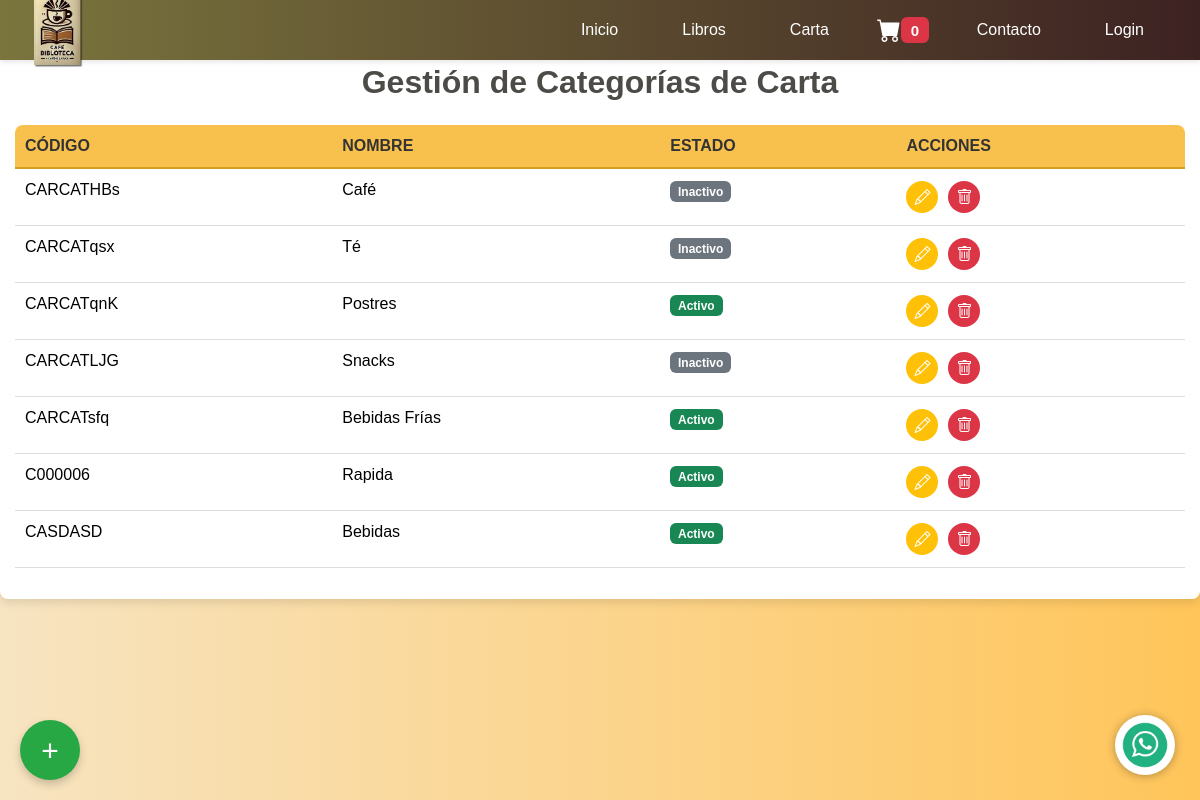
Page /categorias-carta/ on the committed database.
### webapp/models.py (models this page shows, shortened)
class CartaCategoria(models.Model):
    carxcatCodigo = models.CharField(max_length=7, primary_key=True)  # Código de la categoría
    carxcatNombre = models.CharField(max_length=150)  # Nombre de la categoría
    carxcatStatus = models.CharField(max_length=3)  # Estado de la categoría

### webapp/views.py (the view)
# urls.py: path('categorias-carta/', webapp_views.gestionar_categorias_carta, name='gestionar_categorias_carta'),
def gestionar_categorias_carta(request):
    categorias_carta = CartaCategoria.objects.all()
    return render(request, 'webapp/gestionar_categorias_carta.html', {
        'categorias': categorias_carta,
    })

### webapp/context_processors.py (called while the page is built)
def carrito_context(request):
    carrito = request.session.get('carrito', {})
    total_carrito = sum(item['precio'] * item['cantidad'] for item in carrito.values())
    cantidad_items = sum(item['cantidad'] for item in carrito.values())
    return {
        'carrito': carrito,
        'total_carrito': total_carrito,
        'cantidad_items': cantidad_items,
    }

### webapp/templates/webapp/gestionar_categorias_carta.html (shortened to what this page needs)
{% extends "cabezal.html" %}
{% block cargar_static %}
    {% load static %}
{% endblock %}
{% block css_archivos %}
    <link href="https://cdn.jsdelivr.net/npm/bootstrap-icons/font/bootstrap-icons.css" rel="stylesheet">
    <link rel="stylesheet" href="{% static 'webapp/css/styles_administrador_tablas.css' %}"/>
{% endblock %}
{% block contenido_pagina %}
    <div class="table-container mt-5">
        <h2 class="text-center mb-4">Gestión de Categorías de Carta</h2>
        <div class="table-responsive">
            <table class="table">
                <thead>
                <tr>
                    <th>Código</th>
                    <th>Nombre</th>
                    <th>Estado</th>
                    <th>Acciones</th>
                </tr>
                </thead>
                <tbody>
                {% for categoria in categorias %}
                    <tr>
                        <td>{{ categoria.carxcatCodigo }}</td>
                        <td>{{ categoria.carxcatNombre }}</td>
                        <td>
                            {% if categoria.carxcatStatus == "ACT" %}
                                <span class="badge bg-success">Activo</span>
                            {% else %}
                                <span class="badge bg-secondary">Inactivo</span>
                            {% endif %}
                        </td>
                        <td>
                            <div class="action-buttons">
                                <a href="{% url 'editar_categoria_carta' categoria.carxcatCodigo %}" class="btn-warning">
                                    <i class="bi bi-pencil"></i>
                                </a>
                                <a href="{% url 'eliminar_categoria_carta' categoria.carxcatCodigo %}" class="btn-danger">
                                    <i class="bi bi-trash"></i>
                                </a>
                            </div>
                        </td>
                    </tr>
                {% endfor %}
                </tbody>
            </table>
        </div>
    </div>
    <a href="{% url 'crear_categoria_carta' %}" class="btn-flotante" title="Agregar Nueva Categoría">+</a>
{% endblock %}

### webapp/static/webapp/css/styles.css (style rules this page uses)
body { font-size: 1rem; font-family: 'Arial', sans-serif; margin: 0; padding: 0; background-color: #F7E4C1; background: rgb(247, 228, 193); background: -moz-linear-gradient(90deg, rgba(247, 228, 193, 1) 0%, rgba(255, 197, 90, 1) 100%); background: -webkit-linear-gradient(90deg, rgba(247, 228, 193, 1) 0%, rgba(255, 197, 90, 1) 100%); background: linear-gradient(90deg, rgba(247, 228, 193, 1) 0%, rgba(255, 197, 90, 1) 100%); padding-bottom: 0px; margin: 0px; }
html { font-size: 100%; }
h2 { font-size: 2rem; color: #4d4b47; margin-bottom: 20px; font-weight: bold; }
#page-body, html { display: flex; flex-direction: column; min-height: 100vh; margin: 0; }

### webapp/static/webapp/css/styles_administrador_tablas.css (style rules this page uses)
.table-container { margin: 20px auto; padding: 15px; border-radius: 8px; background-color: #ffffff; box-shadow: 0 4px 8px rgba(0, 0, 0, 0.1); }
.table-responsive { overflow-x: auto; -webkit-overflow-scrolling: touch; border-radius: 8px; }
.table { width: 100%; border-collapse: collapse; }
.table th, .table td { text-align: left; padding: 12px 10px; }
.table th { background-color: #f8c14d; color: #333333; font-weight: bold; white-space: nowrap; text-transform: uppercase; border-bottom: 2px solid #d0a020; }
.table td { border-bottom: 1px solid #dddddd; }
.table tr:nth-child(even) { background-color: #f9f9f9; }
.action-buttons { display: flex; gap: 10px; }
.action-buttons a { display: inline-flex; justify-content: center; align-items: center; width: 32px; height: 32px; border-radius: 50%; text-decoration: none; color: #ffffff; font-size: 16px; transition: all 0.3s ease-in-out; }
.action-buttons .btn-warning { background-color: #ffc107; }
.action-buttons .btn-danger { background-color: #dc3545; }

### webapp/templates/webapp/gestionar_categorias_carta.html (style rules this page uses)
.btn-flotante { position: fixed; bottom: 20px; left: 20px; width: 60px; height: 60px; background-color: #28a745; color: #fff; border-radius: 50%; box-shadow: 0 4px 8px rgba(0, 0, 0, 0.2); display: flex; justify-content: center; align-items: center; font-size: 30px; text-decoration: none; z-index: 1000; transition: background-color 0.3s ease, transform 0.2s ease; }

### templates/cabezal.html (style rules this page uses)
.bg-secondary { background-color: #6c757d !important; }

### rows in the picture
CartaCategoria: carxcatCodigo "CARCATHBs", carxcatNombre "Café", carxcatStatus "Inactivo"
CartaCategoria: carxcatCodigo "CARCATqsx", carxcatNombre "Té", carxcatStatus "Inactivo"
CartaCategoria: carxcatCodigo "CARCATqnK", carxcatNombre "Postres", carxcatStatus "Activo"
CartaCategoria: carxcatCodigo "CARCATLJG", carxcatNombre "Snacks", carxcatStatus "Inactivo"
CartaCategoria: carxcatCodigo "CARCATsfq", carxcatNombre "Bebidas Frías", carxcatStatus "Activo"
CartaCategoria: carxcatCodigo "C000006", carxcatNombre "Rapida", carxcatStatus "Activo"
CartaCategoria: carxcatCodigo "CASDASD", carxcatNombre "Bebidas", carxcatStatus "Activo"
